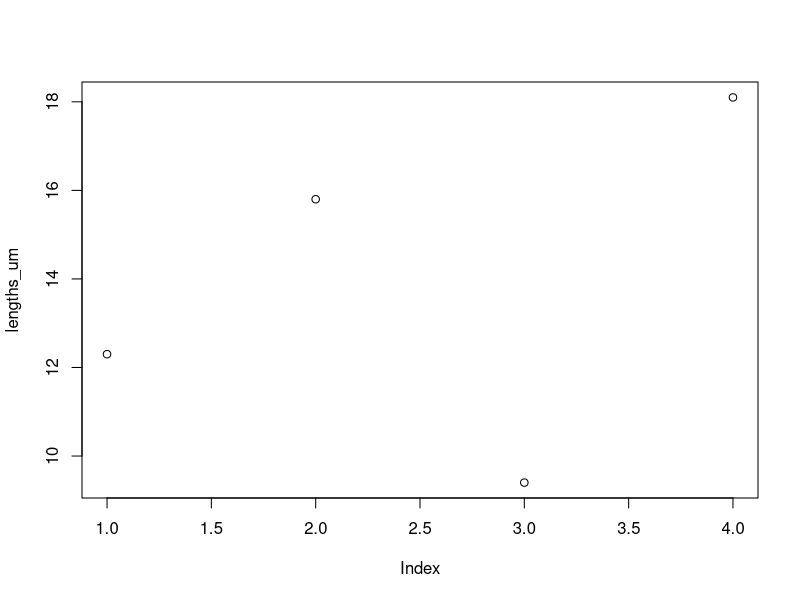

The R source for this figure: (Note: this script raises an error after producing the figure.)
## ---- chunk 1
# This is a code block
# It starts with ```{r} and ends with ```
# Lines that start with "#" are comments in R. These lines are ignored when the code is executed.
## ---- chunk 2
# Numeric vector
lengths_um <- c(12.3, 15.8, 9.4, 18.1)
print(lengths_um)

# Character vector
conditions <- c("control", "condition_1", "condition_2")
print(conditions)

# Logical vector (TRUE/FALSE)
keepers <- c(TRUE, FALSE, TRUE, TRUE)
print(keepers)

# We can apply functions to vectors
length(lengths_um)      # how many elements?
class(lengths_um)       # what type?

## ---- chunk 3
# In R, most operators and many functions are *vectorized*:
# they act on every element of a vector without writing a loop.

# Example vector 
lengths_um <- c(12.3, 15.8, 9.4, 18.1)

# Elementwise arithmetic with a single number (scalar)
lengths_um + 3      # add 3 to every element
lengths_um * 5      # multiply every element by 5
lengths_um / 2      # divide every element by 2
lengths_um ^ 2      # square each element

# Elementwise arithmetic with another vector (same length)
noise <- c(0.5, -0.2, 0.0, 1.1)
lengths_um + noise
lengths_um - noise

# Recycling rule:
# If lengths are compatible (e.g., 4 and 2), R "recycles" the shorter vector.
adjust <- c(-1, +1)
lengths_um + adjust    # adds -1, +1, -1, +1 to the four elements in turn

# ⚠️ If lengths aren't multiples, R still recycles but issues a warning.
odd <- c(1, 2, 3)
lengths_um + odd       # expect a warning; avoid this pattern

# Vectorized math functions (operate on each element)
log10(lengths_um)
sqrt(lengths_um)
round(lengths_um,digits = 0)

# Vectorized summaries and cumulative ops
mean(lengths_um)               # single-number summary
cumsum(lengths_um)             # running sum
range(lengths_um)              # min and max

# Vectorized comparisons and logical operations
lengths_um > 12                # elementwise comparison → logical vector
which(lengths_um > 12)        # indices where condition is TRUE

# Plotting is also vectorised
plot(lengths_um)
## ---- chunk 4
# Build a tiny data frame from vectors
df_demo <- data.frame(
  control     = c(0.45, 0.62, 0.51),
  condition_1 = c(0.60, 0.70, 0.66),
  condition_2 = c(0.80, 0.77, 0.83)
)
print(df_demo)

class(df_demo)     # "data.frame"
nrow(df_demo)      # number of rows
ncol(df_demo)      # number of columns
dim(df_demo)       # number of rows and columns (dimensions of data frame)
str(df_demo)       # compact structure
## ---- chunk 5
df_demo$control           # Access column with $
df_demo[ , "control"]     # Access column with [,] and column name
df_demo[,1]               # Access column with [,] and column number

df_demo[1:2, c("control", "condition_2")]  # rows 1–2, selected columns


## ---- chunk 6
neurites <- read.csv("../../data/03_neurites_synthetic.csv")  # <-- adjust filename if needed
## ---- chunk 7
# peek at the first rows
head(neurites)

# How big is it?
nrow(neurites)
ncol(neurites)
dim(neurites)

# Column names
colnames(neurites)

# Structure (types and a preview)
str(neurites)

# Summary statistics per column
summary(neurites)
## ---- chunk 8
mean(neurites$control, na.rm = TRUE)
sd(neurites$control, na.rm = TRUE)
quantile(neurites$control, probs = c(0.25, 0.5, 0.75), na.rm = TRUE)
median(neurites$control, na.rm = TRUE)
## ---- chunk 9
# Your code here

## ---- chunk 10
# Select single columns
neurites$control
neurites$condition_1
neurites$condition_2

# Select column by column number(s)
neurites[ , 1]
neurites[ , 1:2]
neurites[ , c(1, 3)]

# Select column by it's name
neurites[,"control"]
neurites[,c("control","condition_1")]

# Student's t test of condition 1 agains condition 2
t.test(neurites$control,neurites$condition_1, alternative = 'two.sided', paired = FALSE)

# For more help on t.test parameters do 
?t.test
## ---- chunk 11
# Logical filters (TRUE/FALSE vectors)
neurites$control > 0.5 # Vectorised logical comparison

neurites[neurites$control > 0.5, ]  # keep rows where control > 0.5

neurites[neurites$condition_1 > neurites$control & neurites$condition_2 > neurites$control,] # Keep rows where both condition_1 and condition_2 are greater than control
## ---- chunk 12
# Your code here
## ---- chunk 13
neurites$delta_1 <- neurites$condition_1 - neurites$control
print(neurites)
## ---- chunk 14
# Histograms
hist(neurites$control,breaks = 10, xlab = 'control value', main = 'Distribution of control')

# Optional - overlay a density curve
d <- density(neurites$control, na.rm = TRUE)
lines(d)
## ---- chunk 15
# First let's calculate means of each column

mean_control <- mean(neurites$control)
mean_cond1 <- mean(neurites$condition_1)
mean_cond2 <- mean(neurites$condition_2)

# Now plot the means as a barplot
barplot(c(mean_control,mean_cond1,mean_cond2))

# Create a barplot with axis labels and color
barplot(c(mean_control,mean_cond1,mean_cond2), 
        names.arg = c('Control', 'Condition 1', 'Condition 2'),
        col = 'lightblue', 
        main = 'Mean Neurite Length by Condition',
        ylab = 'Mean Length [um]')

barplot(c(mean_control,mean_cond1,mean_cond2), 
        names.arg = c('Control', 'Condition 1', 'Condition 2'),
        col = c('lightblue', 'lightgreen', 'lightcoral'), 
        main = 'Mean Neurite Length by Condition',
        ylab = 'Mean Length [um]')

 


## ---- chunk 16
# Open a PDF file to save the plot
pdf(file = 'Neurites_plot.pdf', width = 6, height = 4)


# Create the same barplot inside the PDF file
barplot(c(mean_control, mean_cond1, mean_cond2), 
        names.arg = c('Control', 'Condition 1', 'Condition 2'),
        col = 'lightblue', 
        main = 'Mean Neurite Length by Condition', 
        ylab = 'Mean Length [um]')


# Close the PDF device to finish saving the plot
dev.off()
## ---- chunk 17
# Boxplot to compare the groups/columns
boxplot(neurites) # neurites is a data frame - each column is one group on x axis
